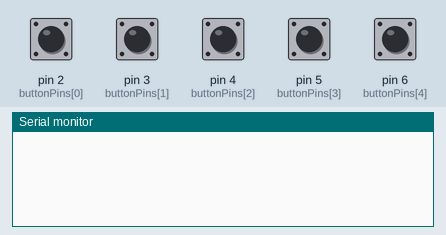
Simulated run of this sketch. Board: Arduino Uno, built with avr-gcc and run on an emulated ATmega328P. On the bench: the last lines printed to the serial monitor. Inputs (shaded band) come from the test bench; at power-on: pin 2 (buttonPins[0]), pin 3 (buttonPins[1]), pin 4 (buttonPins[2]), pin 5 (buttonPins[3]), pin 6 (buttonPins[4]) LOW.

Above: at 1.2 s.
1.3 s: pin 2 (buttonPins[0]) pulled HIGH for 0.15 s
At 1.9 s:
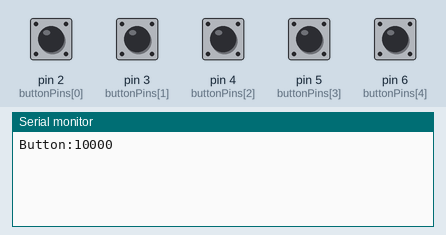
2.9 s: pin 3 (buttonPins[1]) pulled HIGH for 0.15 s
At 4.1 s:
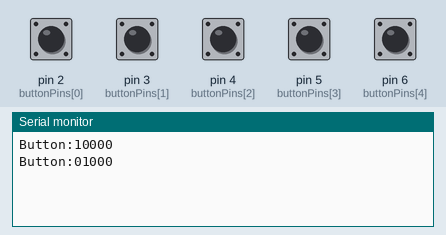
4.5 s: pin 4 (buttonPins[2]) pulled HIGH for 0.15 s
At 5.6 s:
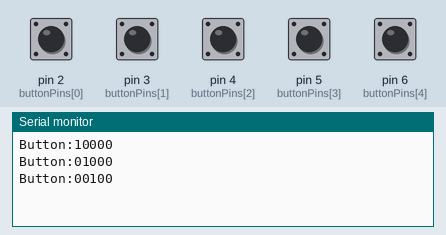
6.1 s: pin 5 (buttonPins[3]) pulled HIGH for 0.15 s
At 6.8 s:
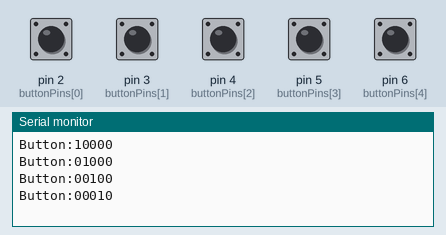
7.7 s: pin 6 (buttonPins[4]) pulled HIGH for 0.15 s
At 8.1 s:
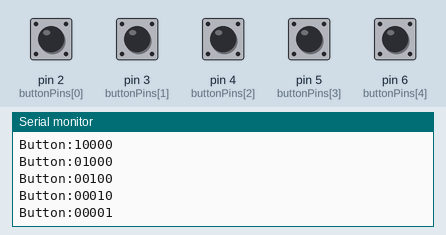
Timing chart, 0 to 10.3 s (numbered marks = the images above; inputs shaded):
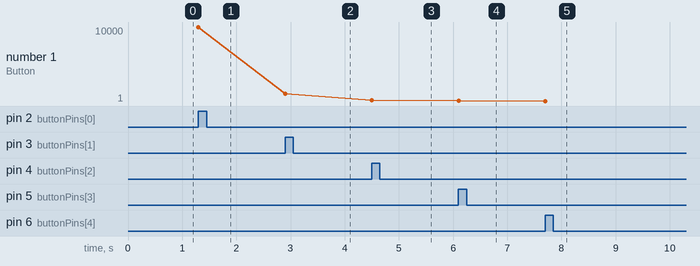

Measured:
- after the input at 1.3 s, the serial monitor: prints a new line at once (image 1)
- after the input at 2.9 s, the serial monitor: prints a new line at once (image 2)
- after the input at 4.5 s, the serial monitor: prints a new line at once (image 3)
- after the input at 6.1 s, the serial monitor: prints a new line at once (image 4)
- after the input at 7.7 s, the serial monitor: prints a new line at once (image 5)
- plotted number 1: 10000 → 1000 after the input at 2.9 s, 1000 → 100 after the input at 4.5 s, 100 → 10 after the input at 6.1 s, 10 → 1 after the input at 7.7 s

The sketch:

button_test.ino
```cpp
const int buttonPins[6] = {2,3,4,5,6};

char buttonStates[6] = "00000";
boolean buttonsChanged = false;

void setup() {
  // put your setup code here, to run once:
  for (int i=0;i<5;i++){
    pinMode(buttonPins[i], INPUT);
  }
  Serial.begin(9600);
}

void loop() {

  buttonsChanged = false;
  for (int i=0;i<5;i++){
    int buttonState = digitalRead(buttonPins[i]);
    if (buttonState == HIGH) {
      if (buttonStates[i] == '0') buttonsChanged = true;
      buttonStates[i] = '1';
    } else {
      buttonStates[i] = '0';
    }
  }

  if (buttonsChanged == true) {
    Serial.print("Button:");
    Serial.println(buttonStates);
  }

  delay(50);
}
```
